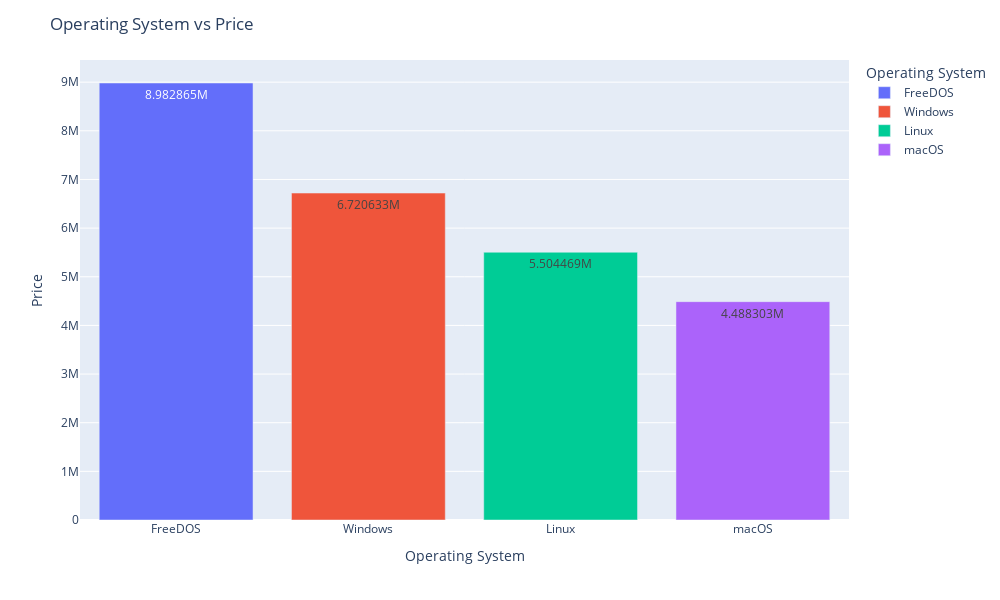

Source (notebook cell):
### Code cell
fig = px.bar(df16, x=df16["Operating System"], y=df14["Price"], color="Operating System", text_auto = True )
fig.update_layout(xaxis_title = "Operating System", yaxis_title = "Price", title="Operating System vs Price", width=1000, height= 600)
fig.show()

### Figure 1 — Plotly figure (JSON) as saved in the notebook; plotly's stock layout.template omitted (floating-point values rounded to 4 significant figures)
{"data": [{"alignmentgroup": "True", "hovertemplate": "Operating System=%{x}<br>y=%{y}<extra></extra>", "legendgroup": "FreeDOS", "marker": {"color": "#636efa", "pattern": {"shape": ""}}, "name": "FreeDOS", "offsetgroup": "FreeDOS", "orientation": "v", "showlegend": true, "textposition": "auto", "texttemplate": "%{y}", "type": "bar", "x": ["FreeDOS"], "xaxis": "x", "y": [8983000.0], "yaxis": "y"}, {"alignmentgroup": "True", "hovertemplate": "Operating System=%{x}<br>y=%{y}<extra></extra>", "legendgroup": "Windows", "marker": {"color": "#EF553B", "pattern": {"shape": ""}}, "name": "Windows", "offsetgroup": "Windows", "orientation": "v", "showlegend": true, "textposition": "auto", "texttemplate": "%{y}", "type": "bar", "x": ["Windows"], "xaxis": "x", "y": [6721000.0], "yaxis": "y"}, {"alignmentgroup": "True", "hovertemplate": "Operating System=%{x}<br>y=%{y}<extra></extra>", "legendgroup": "Linux", "marker": {"color": "#00cc96", "pattern": {"shape": ""}}, "name": "Linux", "offsetgroup": "Linux", "orientation": "v", "showlegend": true, "textposition": "auto", "texttemplate": "%{y}", "type": "bar", "x": ["Linux"], "xaxis": "x", "y": [5504000.0], "yaxis": "y"}, {"alignmentgroup": "True", "hovertemplate": "Operating System=%{x}<br>y=%{y}<extra></extra>", "legendgroup": "macOS", "marker": {"color": "#ab63fa", "pattern": {"shape": ""}}, "name": "macOS", "offsetgroup": "macOS", "orientation": "v", "showlegend": true, "textposition": "auto", "texttemplate": "%{y}", "type": "bar", "x": ["macOS"], "xaxis": "x", "y": [4488000.0], "yaxis": "y"}], "layout": {"barmode": "relative", "height": 600, "legend": {"title": {"text": "Operating System"}, "tracegroupgap": 0}, "margin": {"t": 60}, "title": {"text": "Operating System vs Price"}, "width": 1000, "xaxis": {"anchor": "y", "autorange": true, "categoryarray": ["FreeDOS", "Windows", "Linux", "macOS"], "categoryorder": "array", "domain": [0, 1], "range": [-0.5, 3.5], "title": {"text": "Operating System"}, "type": "category"}, "yaxis": {"anchor": "x", "autorange": true, "domain": [0, 1], "range": [0, 9456000.0], "title": {"text": "Price"}, "type": "linear"}}}
